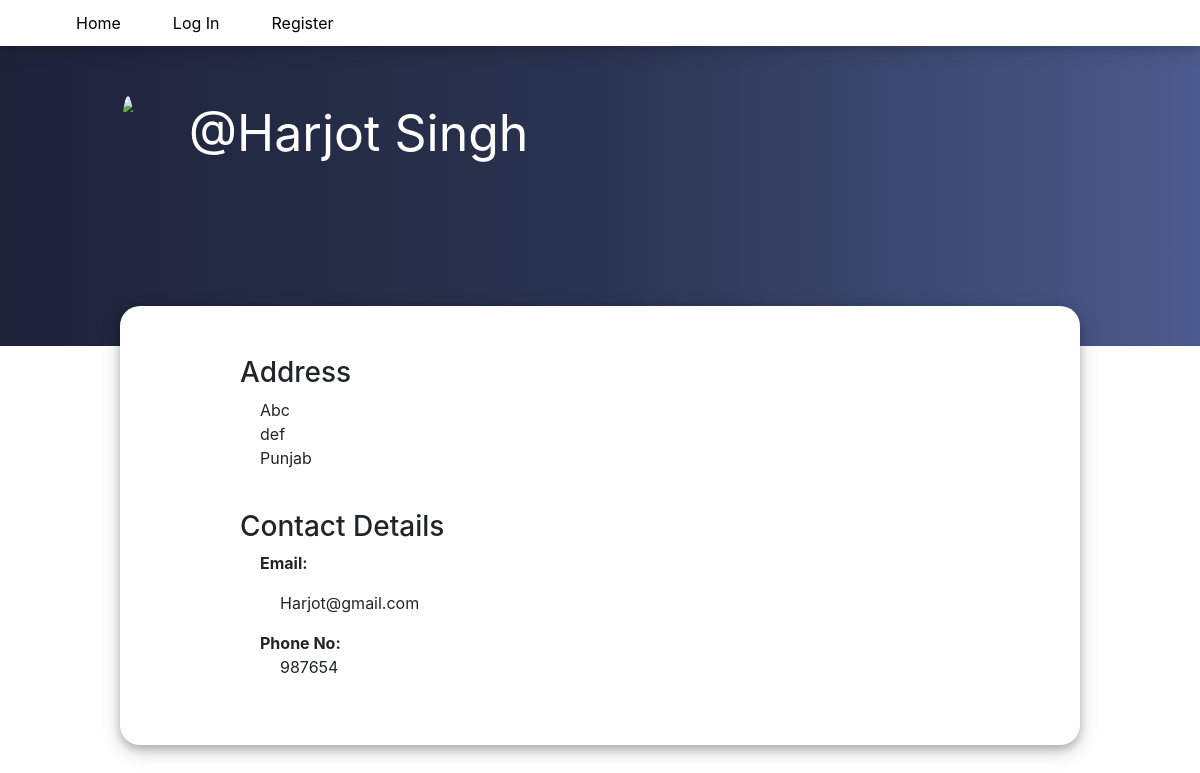
/profile/Harjot Singh, run on the app's committed database.
### donate/models.py (models this page shows, shortened)
class User(AbstractUser):
    gender_choice = [
        ("M", "Male"),
        ("F", "Female"),
        ("O", "Other")
    ]
    is_hospital = models.BooleanField(default = False)
    street = models.CharField (max_length=64)
    city = models.CharField (max_length=64)
    state = models.CharField (max_length=64)
    phone_no = models.CharField(max_length=15, unique=True,null=True, blank=True)
    dob = models.DateField(auto_now_add=False, blank=True, null=True)
    blood_type = models.CharField(choices=unit_choices, max_length=64, blank=True)
    gender = models.CharField(choices=gender_choice, max_length=1, blank=True)
    requests = models.ManyToManyField("User", blank=True, through="BloodRequest")

### donate/views.py (the view)
# urls.py: path("profile/<str:name>", views.profile, name="profile"),
def profile(request, name):
    user = User.objects.get(username=name)
    donations = user.donations.all()
    today = date.today()
    age = 0
    if user.is_hospital == False:
        age = today.year - user.dob.year - ((today.month, today.day) < (user.dob.month, user.dob.day))
    return render(request, "donate/profile.html", {
        "donations": donations,
        "user1": user,
        "age": age
    })

### donate/templates/donate/profile.html (shortened to what this page needs)
{% extends "donate/layout.html" %}
{%load static%}
{% block stylelink %} <link href="{% static 'donate/profile.css' %}" rel="stylesheet"> {% endblock %}
{% block body %}
<div class="profilecontainer">
    {% if user1.is_hospital == False %}
        <div class="top top_d">
    {% else %}
        <div class="top top_h">
    {% endif %}
        <br>
            {% if user1.is_hospital == False %}
                <img src="https://image.freepik.com/free-vector/people-donating-blood-background-flat-design_23-2148257793.jpg">
            {% else %}
                <img src="https://image.freepik.com/free-vector/hospital-building-ambulance_260807-282.jpg">
            {% endif %}
            <div>
                <p id="username">@{{ user1.username }}</p>
            </div>
        </div>
    <div class="bottom">
        <h3>Address</h3>
        <p  style="padding-left: 20px">
            {{ user1.street }} <br> {{ user1.city }} <br> {{ user1.state }}
        </p>
        <br>
        <h3>Contact Details</h3>
        <p style="padding-left: 20px">
            <strong>Email: </strong>  <p style="padding-left:40px "> {{ user1.email }}<br> </p>
            <strong  style="padding-left: 20px">Phone No:</strong> <br> <p style="padding-left:40px "> {{ user1.phone_no }} </p>
        </p>
    </div>
</div>
{% endblock %}

### donate/static/donate/profile.css (style rules this page uses)
.profilecontainer { background-size: contain; }
.top { background: -webkit-gradient(linear, left top, right top, color-stop(0%,#1D2339), color-stop(50%,#2A3350), color-stop(100%,#4C5B8D )); color: white; padding: 50px 2% 50px 10%; display: flex; z-index: -1; flex-flow: row wrap; }
.top_h { height: 300px; }
.top > img { border-radius: 50%; height: 150px; margin-right: 5% ; }
#username { font-size: 50px; }
.bottom { border-radius: 20px; box-shadow: 0 4px 8px 0 rgba(0, 0, 0, 0.2), 0 6px 20px 0 rgba(0, 0, 0, 0.19); padding: 50px 2% 50px 10%; z-index: 1; margin: -40px 10% 60px 10%; background-color: white; }

### data on the page
User: username "Harjot Singh", street "Abc", city "def", state "Punjab", email "Harjot@gmail.com", phone_no "987654"
